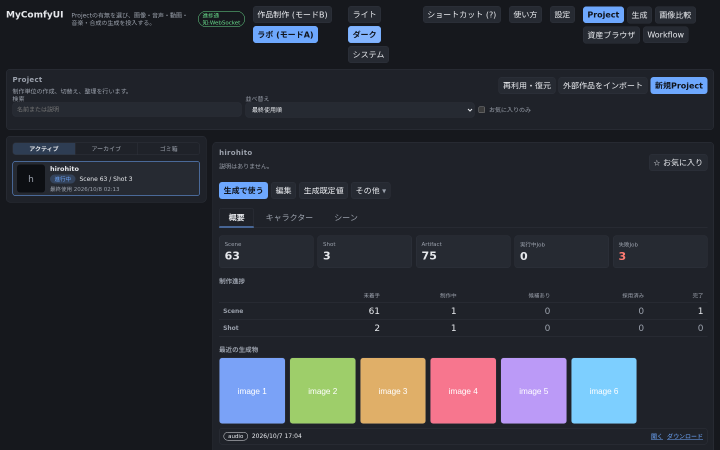
#> input picture pr-519-dark.png, 1440 x 900 px (shown at 1/2 size)
$ python -i image_imports.py   (imports and definitions only)
#> lines starting #> are read from the running program, lines starting #| are printed output that depends on the picture
"""外部画像の検証と、実行不能なRecipe下書きへのメタデータ抽出。"""

import asyncio
import base64
import binascii
import hashlib
import io
import json
import re
import struct
import warnings
import zlib
from dataclasses import dataclass
from pathlib import Path
from typing import Any

from PIL import Image, UnidentifiedImageError

MAX_IMAGE_BYTES = 25 * 1024 * 1024
MAX_IMAGE_DIMENSION = 32_768
MAX_IMAGE_PIXELS = 40_000_000
MAX_IMAGE_FRAMES = 100
MAX_METADATA_ENTRIES = 64
MAX_METADATA_VALUE_BYTES = 256 * 1024
MAX_METADATA_TOTAL_BYTES = 1024 * 1024

# 通常取込とProject package復元で共有し、decodeとquota確認の回避経路を作らない。
PARSE_SEMAPHORE = asyncio.Semaphore(2)
CONFIRM_LOCK = asyncio.Lock()

PNG_SIGNATURE = b"\x89PNG\r\n\x1a\n"
JPEG_SIGNATURE = b"\xff\xd8\xff"


class ImageImportError(ValueError):
    """入力画像を安全に取り込めない。"""


@dataclass(frozen=True)
class ParsedImage:
    data: bytes
    sha256: str
    byte_size: int
    media_type: str
    source_format: str
    width: int
    height: int
    metadata: dict[str, str]
    recipe_draft: dict[str, Any]
    warnings: list[str]


# [109 lines left out: functions parse_image, parse_image_bytes, _validate_dimensions, _verify_decode, not called in this run]


def _parse_png(data: bytes) -> tuple[int, int, dict[str, str]]:
    offset = len(PNG_SIGNATURE)
    width = height = 0
    metadata: dict[str, str] = {}
    metadata_total = 0
    found_iend = False
    while offset + 12 <= len(data):
        length = int.from_bytes(data[offset : offset + 4], "big")
        chunk_type = data[offset + 4 : offset + 8]
        end = offset + 12 + length
        if end > len(data):
            raise ImageImportError("PNG chunkが途中で切れています。")
        chunk_data = data[offset + 8 : offset + 8 + length]
        expected_crc = int.from_bytes(data[offset + 8 + length : end], "big")
        if zlib.crc32(chunk_type + chunk_data) & 0xFFFFFFFF != expected_crc:
            raise ImageImportError("PNG chunkのCRCが一致しません。")
        if chunk_type == b"IHDR":
            if length != 13 or width or height:
                raise ImageImportError("PNGのIHDRが不正です。")
            width, height = struct.unpack(">II", chunk_data[:8])
        elif chunk_type in (b"tEXt", b"zTXt", b"iTXt"):
            if length > MAX_METADATA_VALUE_BYTES:
                raise ImageImportError("PNGメタデータchunkが上限を超えています。")
            entry = _png_text(chunk_type, chunk_data)
            if entry is not None and entry[0] not in metadata:
                encoded = entry[1].encode("utf-8")
                metadata_total += len(encoded)
                if (
                    len(metadata) >= MAX_METADATA_ENTRIES
                    or metadata_total > MAX_METADATA_TOTAL_BYTES
                ):
                    raise ImageImportError("PNGメタデータの総量が上限を超えています。")
                metadata[entry[0]] = entry[1]
        elif chunk_type == b"IEND":
            found_iend = True
            if end != len(data):
                raise ImageImportError("PNGのIEND後に余分なデータがあります。")
            break
        offset = end
    if not found_iend or not width or not height:
        raise ImageImportError("PNGの構造が不正です。")
    return width, height, metadata


# [201 lines left out: functions _png_text, _bounded_decompress, _jpeg_dimensions, _webp_dimensions, _recipe_draft, _apply_a1111 and 1 more, not called in this run]

>>> import cv2
>>> picture = cv2.imread('../../../../pr-519-dark.png', cv2.IMREAD_GRAYSCALE)
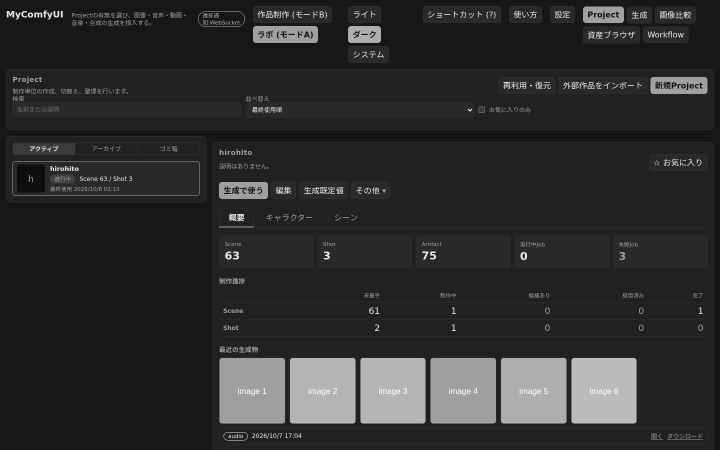
#> picture: shape (900, 1440) (shown at 1/2 size); min 14, max 255, mean 45.7
#> the loop in _parse_png, `while offset + 12 <= len(data):` made 1 pass
#> after the loop in _parse_png, `while offset + 12 <= len(data):`: metadata = 0 items; metadata_total = 0
#> (the run stopped early here; a loop or call above may not have finished)
